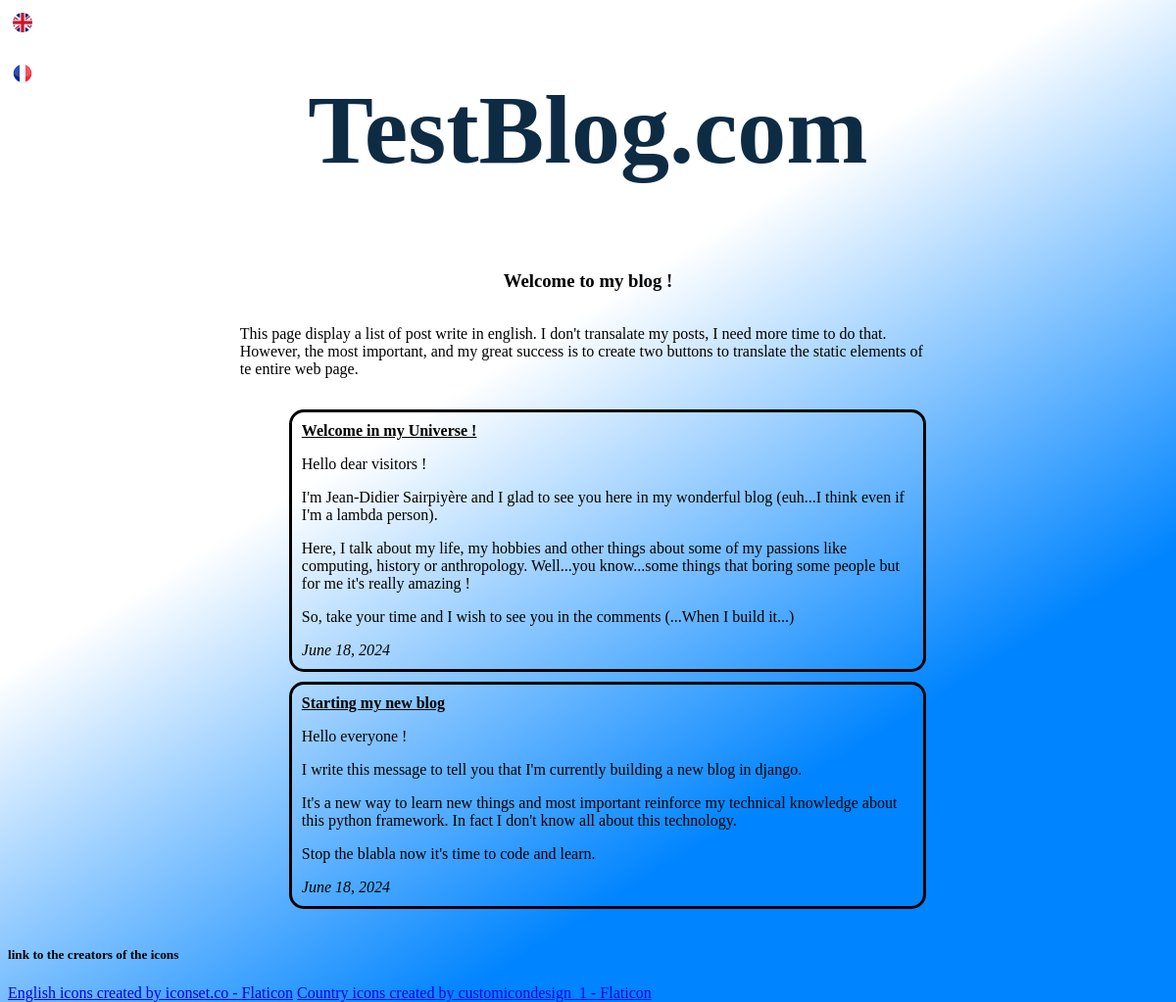
Before: / with the older database file.
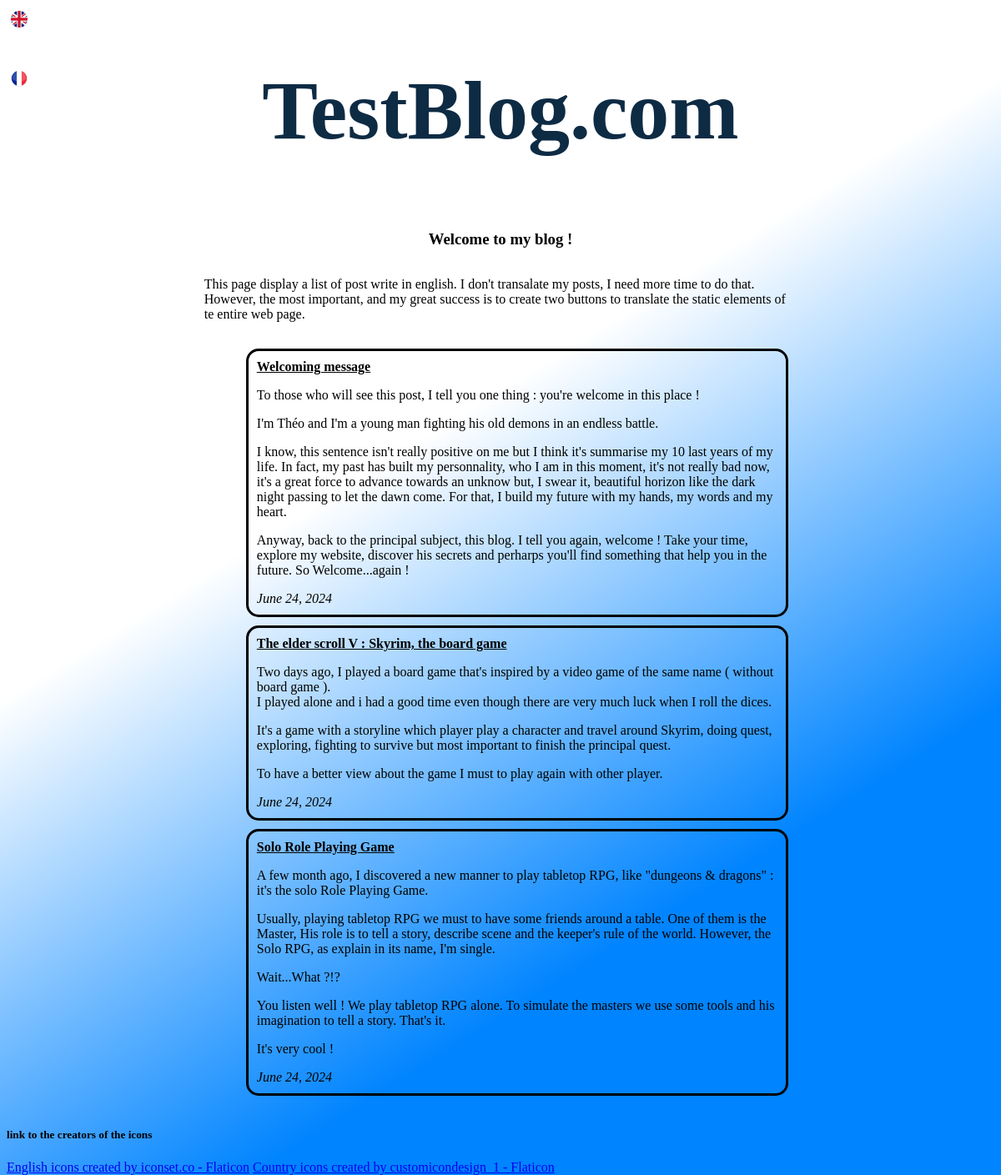
After: the same page with the newer database file.
### main/models.py (models this page shows)
class blog_article(models.Model) :
    title = models.CharField(max_length=50)
    content = models.TextField(max_length=6000)
    publication_date = models.DateField()

### main/views.py (the view)
# urls.py: path('', views.articleList, name='articleList'),
def articleList(request) :
    article = blog_article.objects.all().values()
    template = loader.get_template('main.html')
    context = {
        'article' : article,
    }
    return HttpResponse(template.render(context, request))

### main/templates/main.html (shortened to what this page needs)
{% load i18n %}
{% load static %}
<DOCTYPE HTML>
    <html>
        <head>
            <link rel="stylesheet" href="{% static 'main.css' %}">
        </head>
        <body>
            <div class="body">
                <div class="language">
                     <div class="en">
                        <a href="/en">
                            <img class="English" src="{% static 'uk.png' %}">
                        </a>
                    </div>
                    <div class="fr">
                        <a href="/fr">
                            <img class="French" src="{% static 'round.png' %}">
                        </a>
                    </div>
                </div>
                <div class="mainblock">
                    <div class="blogtitle">
                        <h1>{%translate  "TestBlog.com"  %}</h1>
                    </div>
                    <div class="message">
                        <h3>{%translate "Welcome to my blog !" %}</h3>
                    </div>
                    <div class="titleSection">
                        <p>{% translate "This page display a list of post write in english. I don't transalate my posts, I need more time to do that. However, the most important, and my great success is to create two buttons to translate the static elements of te entire web page." %}</p>
                    </div>
                    <div>
                        <ol>
                            {% for item in article %}
                                <div class="Post">
                                    <div class="title"> {{ item.title }} </div>
                                    <div> {{ item.content|linebreaks }} </div>
                                    <div class="date"> {{ item.publication_date }} </div>
                                </div>
                            {% endfor %}
                        </ol>
                    </div>
                </div>
            </div>
            <div>
                <h5>{% translate "link to the creators of the icons" %}</h5>
                <a href="https://www.flaticon.com/free-icons/english" title="english icons">English icons created by iconset.co - Flaticon</a>
                <a href="https://www.flaticon.com/free-icons/country" title="country icons">Country icons created by customicondesign_1 - Flaticon</a>
            </div>
        </body>
    </html>

### main/static/main.css (style rules this page uses)
body { height: 100%; background: linear-gradient(328deg, #0084ff 0%, #0084ff 11%, #0084ff 26%, #ffffff 61%); background-attachment: fixed; }
.body { display: grid; grid-template-columns: repeat( 5, 1fr); grid-template-rows: repeat(5, 1fr); grid-column-gap: 0px; grid-row-gap: 0px; }
.language { display: grid; grid-template-columns: repeat(2, 25%); grid-template-rows: repeat(2, 25%); grid-column-gap: 5px; grid-row-gap: 5px; }
.English { height: 20px; margin: 5px; }
.fr { grid-row-start: 2; grid-column-start: 1; }
.French { height: 20px; margin: 5px; }
.mainblock { display: grid; grid-area: 1 / 2 / 6 / 5; }
.blogtitle { text-align: center; font-family: Fonarto; font-size: 50px; color: #0e2b44; }
.message { text-align: center; }
.post { border-style: solid; border-radius: 15px; margin: 10px; padding: 10px; }
.title { font-weight: bold; text-decoration: underline solid; }
.date { font-style: italic; }

Changed rows visible on the page:
removed blog_article: title "Welcome in my Universe !", content "Hello dear visitors ! I'm Jean-Didier Sairpiyère and I glad to see you here in my wonderful blog (euh...I think even if I'm a lambda person). Here, I talk about my life, my hobbies and other things about some of my passions like computing, history or anthropology. Well...you know...some things that boring some people but for me it's really amazing ! So, take your time and I wish to see you in the comments (...When I build it...)", publication_date "June 18, 2024"
removed blog_article: title "Starting my new blog", content "Hello everyone ! I write this message to tell you that I'm currently building a new blog in django. It's a new way to learn new things and most important reinforce my technical knowledge about this python framework. In fact I don't know all about this technology. Stop the blabla now it's time to code and learn.", publication_date "June 18, 2024"
added blog_article: title "Welcoming message", content "To those who will see this post, I tell you one thing : you're welcome in this place ! I'm Théo and I'm a young man fighting his old demons in an endless battle. I know, this sentence isn't really positive on me but I think it's summarise my 10 last years of my life. In fact, my past has built my personnality, who I am in this moment, it's not really bad now, it's a great force to advance towards an unknow but, I swear it, beautiful horizon like the dark night passing to let the dawn come. For that, I build my future with my hands, my words and my heart. Anyway, back to the principal subject, this blog. I tell you again, welcome ! Take your time, explore my website, discover his secrets and…", publication_date "June 24, 2024"
added blog_article: title "The elder scroll V : Skyrim, the board game", content "Two days ago, I played a board game that's inspired by a video game of the same name ( without board game ). I played alone and i had a good time even though there are very much luck when I roll the dices. It's a game with a storyline which player play a character and travel around Skyrim, doing quest, exploring, fighting to survive but most important to finish the principal quest. To have a better view about the game I must to play again with other player.", publication_date "June 24, 2024"
added blog_article: title "Solo Role Playing Game", content "A few month ago, I discovered a new manner to play tabletop RPG, like \"dungeons & dragons\" : it's the solo Role Playing Game. Usually, playing tabletop RPG we must to have some friends around a table. One of them is the Master, His role is to tell a story, describe scene and the keeper's rule of the world. However, the Solo RPG, as explain in its name, I'm single. Wait...What ?!? You listen well ! We play tabletop RPG alone. To simulate the masters we use some tools and his imagination to tell a story. That's it. It's very cool !", publication_date "June 24, 2024"
